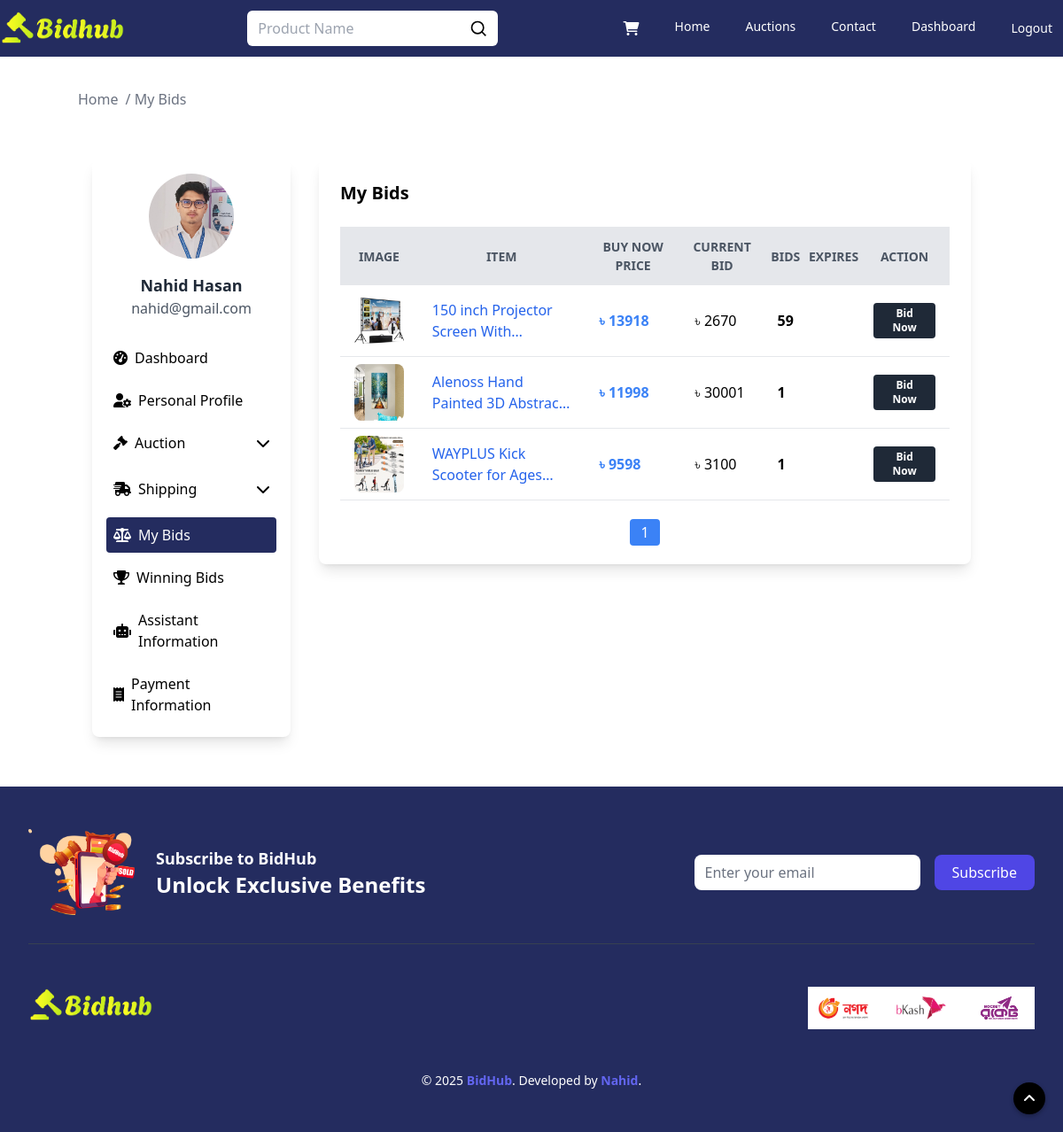
The app's page /user/bid (signed in), older data.
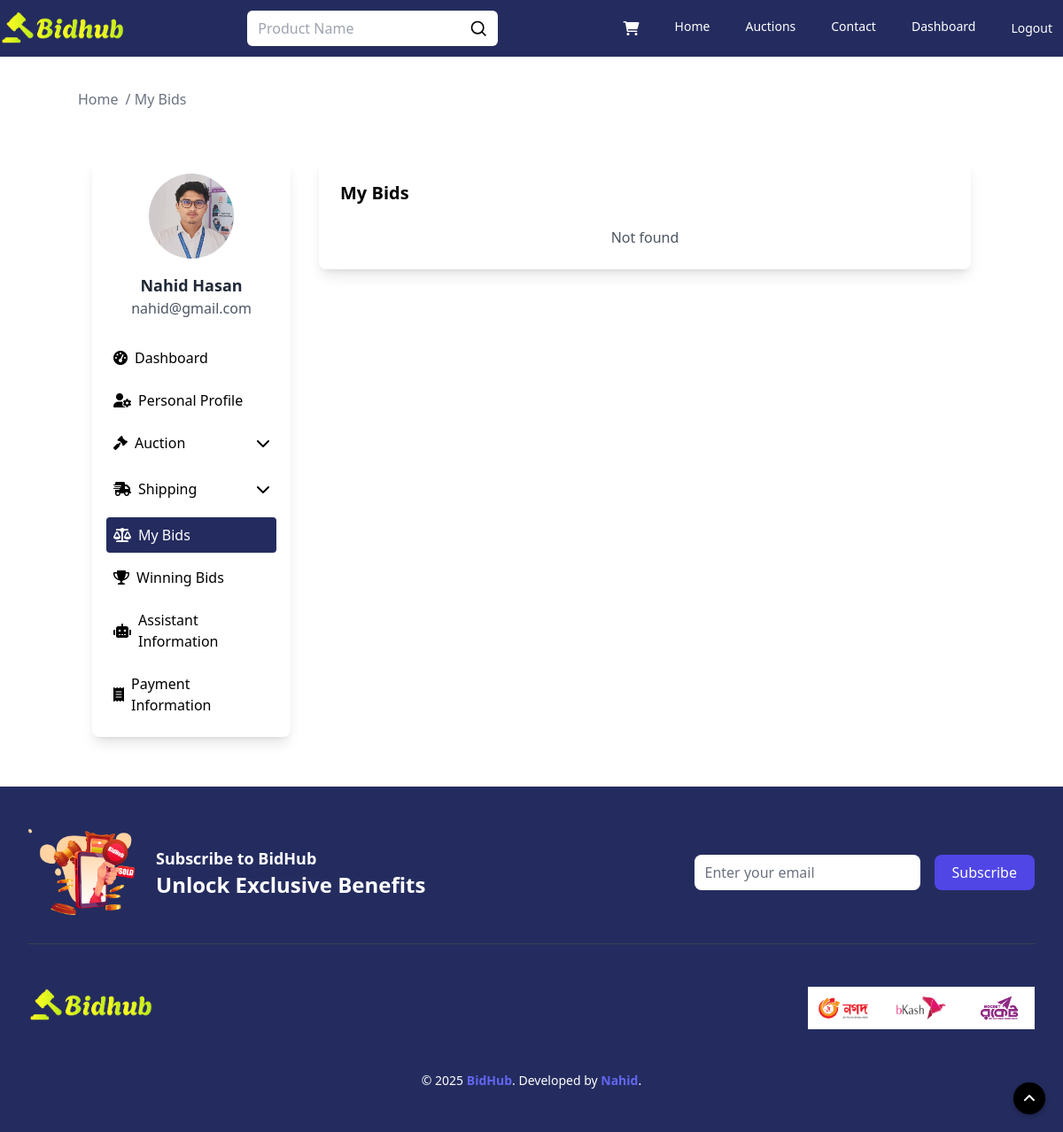
The same page, newer data.
### auctions/models.py (models this page shows, shortened)
class AuctionList(models.Model):
    user = models.ForeignKey(User, on_delete=models.CASCADE, null=True)
    title = models.CharField(max_length=2000)
    desc = tinymce_models.HTMLField()
    starting_bid = models.IntegerField()
    buy_now_price = models.IntegerField(default=0)
    bid_watch_list = models.IntegerField(default=0)
    expire_date = models.DateTimeField(blank=False, null=True)
    categories = models.ManyToManyField('Category', through='AuctionCategory')
    active_bool = models.BooleanField(default=True)

### auctions/views.py (the view)
# urls.py: path("user/bid", views.user_bid, name="userBids"),
@login_required(login_url='login')
def user_bid(request):
    userBids = Bids.objects.filter(user=request.user)
    user_auctions = AuctionList.objects.filter(id__in=[bid.auction_id for bid in userBids])
    for auction in user_auctions:
        first_image = AuctionImage.objects.filter(auction=auction).first()
        if first_image:
            auction.image_url = request.build_absolute_uri(first_image.image_url.url)
        else:
            auction.image_url = None
        auction.total_bids = Bids.objects.filter(auction=auction).count()
        current_bid = Bids.objects.filter(auction=auction).aggregate(Max('bid'))['bid__max']
        auction.current_bid = current_bid if current_bid is not None else 0
    paginator = Paginator(user_auctions, 5)
    page_number = request.GET.get("page")
    page_obj = paginator.get_page(page_number)
    total_auctions = paginator.count
    user = request.user
    profile_picture_url = None
    if user.profile_picture:
        profile_picture_url = request.build_absolute_uri(user.profile_picture.url)
    return render(request, "my-bid.html", {
        'email': user.email,
        'name': f"{user.first_name} {user.last_name}",
        'profile_picture': profile_picture_url,
        'userBids': user_auctions,
        'user_auctions': page_obj,
        'total_auctions': total_auctions
    })

### auctions/templates/my-bid.html (shortened to what the changed rows need)
{% extends "layout.html" %}
{% load static %}
{% block body %}
    <div class="max-w-[1280px] w-full m-auto">
        <section class="my-10">
            <div class="container mx-auto">
                <div class="flex flex-wrap justify-center">
                    <div class="w-full sm:w-2/3 lg:w-3/4 p-4">
                        <div class="bg-white shadow-lg rounded-lg p-6 mb-10">
                            <h5 class="text-xl font-semibold mb-6">My Bids</h5>
                            {% if userBids %}
                            <div class="w-full overflow-x-auto">
                                <table class="w-full border-collapse">
                                    <thead>
                                    <tr class="w-full bg-gray-200 text-gray-600 uppercase text-sm leading-normal">
                                        <th class="py-3">Image</th>
                                        <th class="py-3">Item</th>
                                        <th class="py-3">Buy Now Price</th>
                                        <th class="py-3">Current Bid</th>
                                        <th class="py-3">Bids</th>
                                        <th class="py-3">Expires</th>
                                        <th class="py-3">Action</th>
                                    </tr>
                                    </thead>
                                    <tbody>
                                    {% for auction_p_list in userBids %}
                                        <tr class="border-b hover:bg-gray-50">
                                            <td class="py-2 px-4">
                                                <a href="{% url 'auctionDetails' auction_p_list.id %}">
                                                    <img src="{{ auction_p_list.image_url }}"
                                                         alt="{{ auction_p_list.title }}"
                                                         class="h-16 w-auto rounded-lg">
                                                </a>
                                            </td>
                                            <td class="py-2 px-4 w-[100px]">
                                                <a href="{% url 'auctionDetails' auction_p_list.id %}"
                                                   class="text-blue-600 hover:underline line-clamp-2">
                                                    {{ auction_p_list.title }}
                                                </a>
                                            </td>
                                            <td class="py-2 px-4 text-blue-500 font-semibold">
                                                ৳ {{ auction_p_list.buy_now_price }}
                                            </td>
                                            <td class="py-2 px-4">
                                                ৳ {{ auction_p_list.current_bid|default:auction_p_list.starting_bid }}
                                            </td>
                                            <td class="py-2 px-4">
                                                <span class="font-bold">{{ auction_p_list.total_bids|default:"0" }}</span>
                                            </td>
                                            <td class="py-2 px-4">
                                            </td>
                                            <td class="py-2 px-4">
                                                <div class="bg-gray-800 text-center px-3 py-1 text-xs rounded">
                                                    <a href="{% url 'auctionDetails' auction_p_list.id %}"
                                                       class="text-white font-bold">Bid Now</a>
                                                </div>
                                            </td>
                                        </tr>
                                    {% endfor %}
                                    </tbody>
                                </table>
                            </div>
                                <div class="mt-6 flex justify-center">
                                    <ul class="flex space-x-2">
                                        {% for num in user_auctions.paginator.page_range %}
                                            {% if num == 1 or num == user_auctions.paginator.num_pages %}
                                                <li>
                                                    <a href="?page={{ num }}"
                                                       class="{% if num == user_auctions.number %} bg-blue-500 text-white {% else %} bg-gray-200 text-gray-700 {% endif %} px-3 py-1 rounded">
                                                        {{ num }}
                                                    </a>
                                                </li>
                                            {% elif num == user_auctions.number|add:"-2" or num == user_auctions.number|add:"2" %}
                                                <li>
                                                    <span class="px-3 py-1">...</span>
                                                </li>
                                            {% endif %}
                                        {% endfor %}
                                    </ul>
                                </div>
                            {% else %}
                                <p class="w-full text-center text-gray-600">Not found</p>
                            {% endif %}
                        </div>
                    </div>
                </div>
            </div>
        </section>
    </div>
{% endblock %}

Row changes from the older to the newer data that the page shows:
no longer on this page (row unchanged): AuctionList: shows a picture, title "150 inch Projector Screen…", buy_now_price "13918", current_bid "2670", total_bids "59"
no longer on this page (row edited): AuctionList: shows a picture, title "Alenoss Hand Painted 3D…", buy_now_price "11998", current_bid "30001", total_bids "1"
no longer on this page (row unchanged): AuctionList: shows a picture, title "WAYPLUS Kick Scooter for…", buy_now_price "9598", current_bid "3100", total_bids "1"
Text that changed along with them:
text no longer shown: "IMAGE ITEM BUY NOW PRICE CURRENT BID BIDS EXPIRES ACTION"
text now shown: "Not found"
list line gone: "1"
